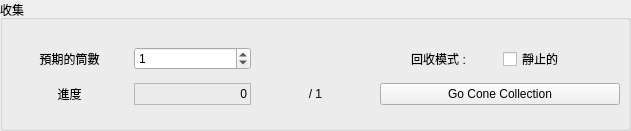
       <widget class="QGroupBox" name="coneCollectGroupBox">
        <property name="geometry">
         <rect>
          <x>1220</x>
          <y>340</y>
          <width>631</width>
          <height>131</height>
         </rect>
        </property>
        <property name="title">
         <string>收集</string>
        </property>
        <widget class="QWidget" name="gridLayoutWidget_3">
         <property name="geometry">
          <rect>
           <x>10</x>
           <y>40</y>
           <width>611</width>
           <height>73</height>
          </rect>
         </property>
         <layout class="QGridLayout" name="gridLayout_5">
          <property name="leftMargin">
           <number>1</number>
          </property>
          <property name="topMargin">
           <number>1</number>
          </property>
          <property name="rightMargin">
           <number>1</number>
          </property>
          <property name="bottomMargin">
           <number>1</number>
          </property>
          <item row="0" column="3">
           <widget class="QLabel" name="label_52">
            <property name="text">
             <string>回收模式 :</string>
            </property>
            <property name="alignment">
             <set>Qt::AlignCenter</set>
            </property>
           </widget>
          </item>
          <item row="0" column="4">
           <widget class="QCheckBox" name="collectionModeCheckBox">
            <property name="layoutDirection">
             <enum>Qt::LeftToRight</enum>
            </property>
            <property name="text">
             <string>靜止的</string>
            </property>
           </widget>
          </item>
          <item row="1" column="0">
           <widget class="QLabel" name="label_16">
            <property name="frameShape">
             <enum>QFrame::NoFrame</enum>
            </property>
            <property name="lineWidth">
             <number>5</number>
            </property>
            <property name="text">
             <string>進度</string>
            </property>
            <property name="alignment">
             <set>Qt::AlignCenter</set>
            </property>
           </widget>
          </item>
          <item row="1" column="1">
           <widget class="QLabel" name="numOfConeCollectProcessLabel_0">
            <property name="frameShape">
             <enum>QFrame::StyledPanel</enum>
            </property>
            <property name="frameShadow">
             <enum>QFrame::Plain</enum>
            </property>
            <property name="lineWidth">
             <number>5</number>
            </property>
            <property name="text">
             <string>0</string>
            </property>
            <property name="alignment">
             <set>Qt::AlignRight|Qt::AlignTrailing|Qt::AlignVCenter</set>
            </property>
           </widget>
          </item>
          <item row="1" column="3" colspan="2">
           <widget class="QPushButton" name="ConeCollectButton">
            <property name="text">
             <string>Go Cone Collection</string>
            </property>
           </widget>
          </item>
          <item row="1" column="2">
           <widget class="QLabel" name="numOfConeCollectProcessLabel_1">
            <property name="text">
             <string>/ 1</string>
            </property>
            <property name="alignment">
             <set>Qt::AlignCenter</set>
            </property>
           </widget>
          </item>
          <item row="0" column="0">
           <widget class="QLabel" name="label_34">
            <property name="text">
             <string>預期的筒數</string>
            </property>
            <property name="alignment">
             <set>Qt::AlignCenter</set>
            </property>
           </widget>
          </item>
          <item row="0" column="1">
           <widget class="QSpinBox" name="numOfConeToCollectSpinBox_0">
            <property name="minimum">
             <number>0</number>
            </property>
            <property name="maximum">
             <number>999</number>
            </property>
            <property name="value">
             <number>1</number>
            </property>
            <property name="displayIntegerBase">
             <number>10</number>
            </property>
           </widget>
          </item>
         </layout>
        </widget>
       </widget>
